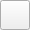
<?xml version="1.0" encoding="UTF-8"?>
<ui version="4.0">
 <class>my_flag</class>
 <widget class="QMainWindow" name="my_flag">
  <property name="geometry">
   <rect>
    <x>0</x>
    <y>0</y>
    <width>30</width>
    <height>30</height>
   </rect>
  </property>
  <property name="windowTitle">
   <string>MainWindow</string>
  </property>
  <widget class="QWidget" name="centralwidget">
   <widget class="QPushButton" name="pushButton">
    <property name="geometry">
     <rect>
      <x>0</x>
      <y>0</y>
      <width>30</width>
      <height>30</height>
     </rect>
    </property>
    <property name="text">
     <string/>
    </property>
    <property name="icon">
     <iconset>
      <normaloff>programicon.png</normaloff>programicon.png</iconset>
    </property>
   </widget>
  </widget>
 </widget>
 <resources/>
 <connections/>
</ui>
